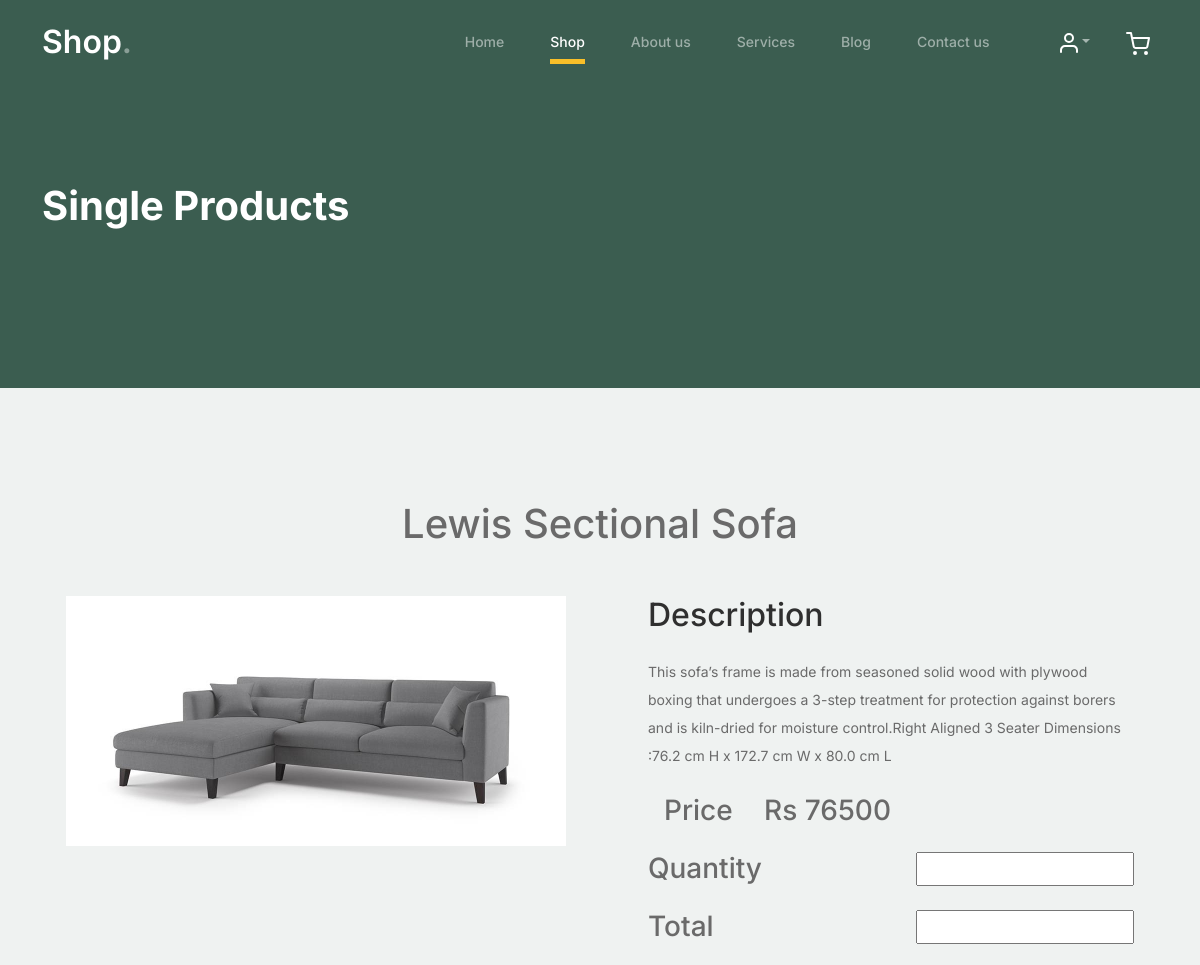
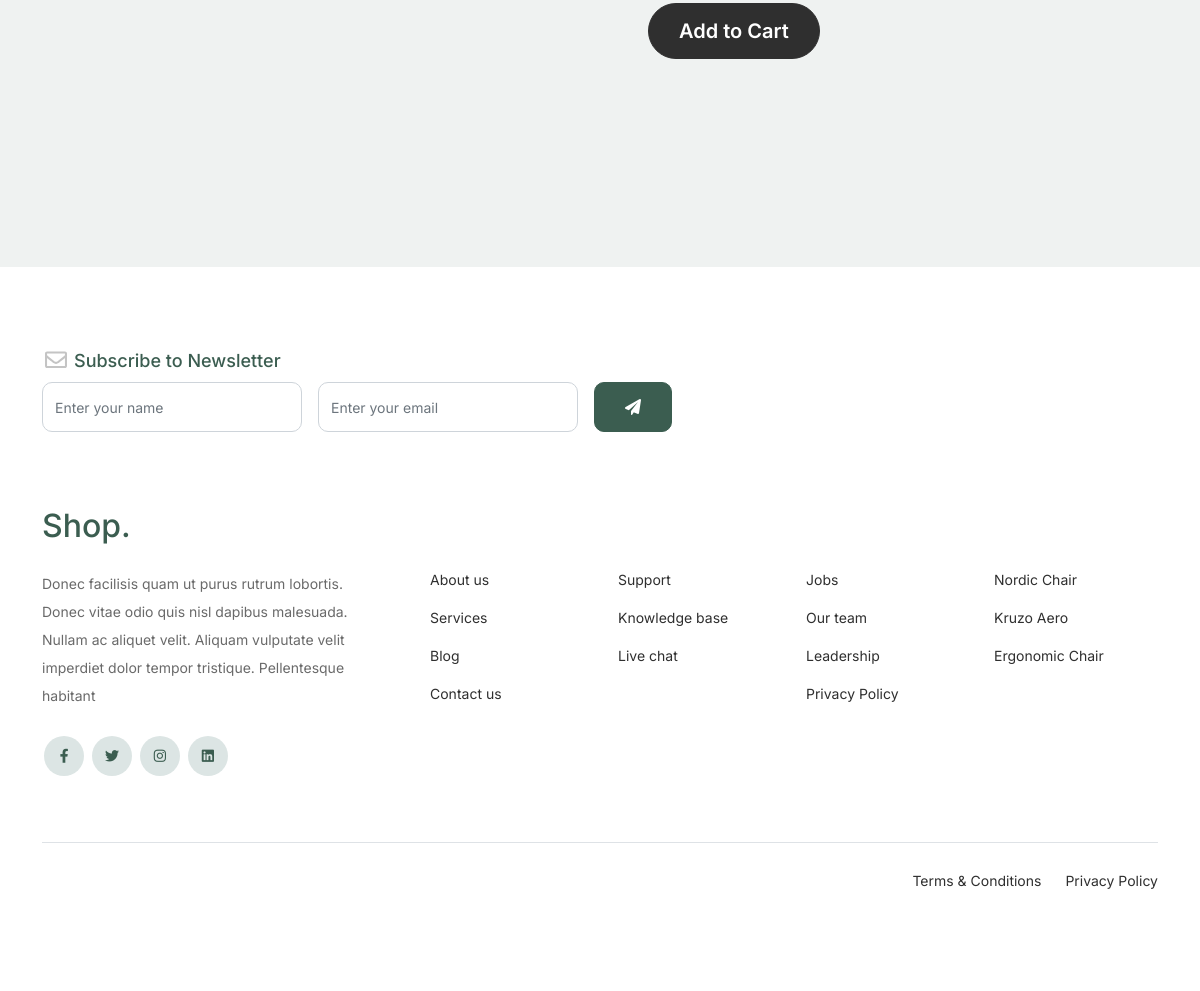
Page /single_product/1/ on the committed database (2 pictures, top to bottom).
### AdminApp/models.py (models this page shows)
class ProductDb(models.Model):
    product_name = models.CharField(max_length=100, unique=True)
    category_name = models.CharField(max_length=100, null=True, blank=True)
    sub_category_name = models.CharField(max_length=100, null=True, blank=True)
    Description = models.CharField(max_length=100, null=True, blank=True)
    price = models.IntegerField(null=True, blank=True)
    quantity = models.IntegerField(null=True, blank=True)
    product_image = models.ImageField(upload_to="Product Images", null=True, blank=True)

### WebApp/views.py (the view)
# urls.py: path('single_product/<int:pr_id>/', views.single_product, name="single_product"),
def single_product(request, pr_id):
    item = ProductDb.objects.get(id=pr_id)
    return render(request, "single_product.html", {'item': item})

### WebApp/templates/single_product.html (shortened to what this page needs)
<!doctype html>
{%load static %}
<html lang="en">
<head>
    <link href="{% static 'shopstyle/css/bootstrap.min.css' %}" rel="stylesheet">
    <link href="https://cdnjs.cloudflare.com/ajax/libs/font-awesome/6.0.0-beta3/css/all.min.css" rel="stylesheet">
    <link href="{% static 'shopstyle/css/tiny-slider.css' %}" rel="stylesheet">
    <link href="{% static 'shopstyle/css/style.css' %}" rel="stylesheet">
</head>
<body>
<nav class="custom-navbar navbar navbar navbar-expand-md navbar-dark bg-dark" arial-label="Furni navigation bar">
    <div class="container">
        <a class="navbar-brand" href="index.html">Shop<span>.</span></a>
        <div class="collapse navbar-collapse" id="navbarsFurni">
            <ul class="custom-navbar-nav navbar-nav ms-auto mb-2 mb-md-0">
                <li class="nav-item ">
                    <a class="nav-link" href="{% url 'home' %}">Home</a>
                </li>
                <li class="active"><a class="nav-link" href="{% url 'shop' %}">Shop</a></li>
                <li><a class="nav-link" href="{% url 'about' %}">About us</a></li>
                <li><a class="nav-link" href="services.html">Services</a></li>
                <li><a class="nav-link" href="blog.html">Blog</a></li>
                <li><a class="nav-link" href="contact.html">Contact us</a></li>
            </ul>
            <ul class="custom-navbar-cta navbar-nav mb-2 mb-md-0 ms-5">
                <li class="nav-item dropdown">
                    <a class="nav-link dropdown-toggle" data-bs-toggle="dropdown" href="#" role="button"
                       aria-expanded="false"><img src="{% static 'shopstyle/images/user.svg' %}"></a>
                </li>
                <li><a class="nav-link" href="{% url 'cart_page' %}"><img
                        src="{% static 'shopstyle/images/cart.svg' %}"></a></li>
            </ul>
        </div>
    </div>
</nav>
<div class="hero">
    <div class="container">
        <div class="row justify-content-between">
            <div class="col-lg-5">
                <div class="intro-excerpt">
                    <h1>Single Products</h1>
                </div>
            </div>
            <div class="col-lg-7">
            </div>
        </div>
    </div>
</div>
<div class="untree_co-section product-section before-footer-section">
    <div class="container">
        <h1 class="text-center mb-5">{{item.product_name}} </h1>
        <div class="row">
            <div class="">
                <div class="container">
                    <div class="row justify-content-between">
                        <div class="col-lg-6 mb-5 mb-lg-0">
                            <div class="img-grid">
                                <div class=""><img src="{{item.product_image.url}}" style="width:500px;"
                                                   alt="Untree.co"></div>
                            </div>
                        </div>
                        <div class="col-lg-6 ps-lg-5">
                            <form method="post" action="{% url 'save_cart' %}">
                                <h2 class="section-title mb-4">Description</h2>
                                <p class="mb-4">{{item.Description}}</p>
                                <div class="justify-content-between d-flex col-lg-6 ps-lg-3">
                                    <h3 class="mb-4">Price</h3>
                                    <h3>Rs {{item.price}}</h3>
                                </div>
                                <div class="justify-content-between d-flex ">
                                    <h3 class="mb-4">Quantity</h3>
                                    <input class="mb-4  text-center " id="quantity" name="quantity" type="number" min="0">
                                </div>
                                <div class="justify-content-between d-flex ">
                                    <h3 class="mb-4">Total</h3>
                                    <input class="mb-4  text-center" id="total" name="total" type="text">
                                </div>
                                <p><a href="" class="mt-4">
                                    <button type="submit" class="btn btn-lg">Add to Cart</button>
                                </a></p>
                            </form>
                        </div>
                    </div>
                </div>
            </div>
        </div>
    </div>
</div>
<footer class="footer-section">
    <div class="container relative">
        <div class="row">
            <div class="col-lg-8">
                <div class="subscription-form">
                    <h3 class="d-flex align-items-center"><span class="me-1"><img
                            src="{% static 'shopstyle/images/envelope-outline.svg' %}" alt="Image"
                            class="img-fluid"></span><span>Subscribe to Newsletter</span></h3>
                    <form action="#" class="row g-3">
                        <div class="col-auto">
                            <input type="text" class="form-control" placeholder="Enter your name">
                        </div>
                        <div class="col-auto">
                            <input type="email" class="form-control" placeholder="Enter your email">
                        </div>
                        <div class="col-auto">
                            <button class="btn btn-primary">
                                <span class="fa fa-paper-plane"></span>
                            </button>
                        </div>
                    </form>
                </div>
            </div>
        </div>
        <div class="row g-5 mb-5">
            <div class="col-lg-4">
                <div class="mb-4 footer-logo-wrap"><a href="#" class="footer-logo">Shop<span>.</span></a></div>
                <p class="mb-4">Donec facilisis quam ut purus rutrum lobortis. Donec vitae odio quis nisl dapibus
                    malesuada. Nullam ac aliquet velit. Aliquam vulputate velit imperdiet dolor tempor tristique.
                    Pellentesque habitant</p>
                <ul class="list-unstyled custom-social">
                    <li><a href="#"><span class="fa fa-brands fa-facebook-f"></span></a></li>
                    <li><a href="#"><span class="fa fa-brands fa-twitter"></span></a></li>
                    <li><a href="#"><span class="fa fa-brands fa-instagram"></span></a></li>
                    <li><a href="#"><span class="fa fa-brands fa-linkedin"></span></a></li>
                </ul>
            </div>
            <div class="col-lg-8">
                <div class="row links-wrap">
                    <div class="col-6 col-sm-6 col-md-3">
                        <ul class="list-unstyled">
                            <li><a href="#">About us</a></li>
                            <li><a href="#">Services</a></li>
                            <li><a href="#">Blog</a></li>
                            <li><a href="#">Contact us</a></li>
                        </ul>
                    </div>
                    <div class="col-6 col-sm-6 col-md-3">
                        <ul class="list-unstyled">
                            <li><a href="#">Support</a></li>
                            <li><a href="#">Knowledge base</a></li>
                            <li><a href="#">Live chat</a></li>
                        </ul>
                    </div>
                    <div class="col-6 col-sm-6 col-md-3">
                        <ul class="list-unstyled">
                            <li><a href="#">Jobs</a></li>
                            <li><a href="#">Our team</a></li>
                            <li><a href="#">Leadership</a></li>
                            <li><a href="#">Privacy Policy</a></li>
                        </ul>
                    </div>
                    <div class="col-6 col-sm-6 col-md-3">
                        <ul class="list-unstyled">
                            <li><a href="#">Nordic Chair</a></li>
                            <li><a href="#">Kruzo Aero</a></li>
                            <li><a href="#">Ergonomic Chair</a></li>
                        </ul>
                    </div>
                </div>
            </div>
        </div>
        <div class="border-top copyright">
            <div class="row pt-4">
                <div class="col-lg-6">
                </div>
                <div class="col-lg-6 text-center text-lg-end">
                    <ul class="list-unstyled d-inline-flex ms-auto">
                        <li class="me-4"><a href="#">Terms &amp; Conditions</a></li>
                        <li><a href="#">Privacy Policy</a></li>
                    </ul>
                </div>
            </div>
        </div>
    </div>
</footer>
</body>
</html>

### WebApp/static/shopstyle/css/style.css (style rules this page uses)
body { overflow-x: hidden; position: relative; }
body { font-family: "Inter", sans-serif; font-weight: 400; line-height: 28px; color: #6a6a6a; font-size: 14px; background-color: #eff2f1; }
a { text-decoration: none; -webkit-transition: .3s all ease; -o-transition: .3s all ease; transition: .3s all ease; color: #2f2f2f; text-decoration: underline; }
.custom-navbar { background: #3b5d50 !important; padding-top: 20px; padding-bottom: 20px; }
.custom-navbar .navbar-brand { font-size: 32px; font-weight: 600; }
.custom-navbar .navbar-brand > span { opacity: .4; }
@media (min-width: 992px) { .custom-navbar .custom-navbar-nav li { margin-left: 15px; margin-right: 15px; } }
.custom-navbar .custom-navbar-nav li a { font-weight: 500; color: #ffffff !important; opacity: .5; -webkit-transition: .3s all ease; -o-transition: .3s all ease; transition: .3s all ease; position: relative; }
@media (min-width: 768px) { .custom-navbar .custom-navbar-nav li a:before { content: ""; position: absolute; bottom: 0; left: 8px; right: 8px; background: #f9bf29; height: 5px; opacity: 1; visibility: visible; width: 0; -webkit-transition: .15s all ease-out; -o-transition: .15s all ease-out; transition: .15s all ease-out; } }
.custom-navbar .custom-navbar-nav li.active a { opacity: 1; }
.custom-navbar .custom-navbar-nav li.active a:before { width: calc(100% - 16px); }
.custom-navbar .custom-navbar-cta { margin-left: 0 !important; -webkit-box-orient: horizontal; -webkit-box-direction: normal; -ms-flex-direction: row; flex-direction: row; }
@media (min-width: 768px) { .custom-navbar .custom-navbar-cta { margin-left: 40px !important; } }
.custom-navbar .custom-navbar-cta li { margin-left: 0px; margin-right: 0px; }
.custom-navbar .custom-navbar-cta li:first-child { margin-right: 20px; }
.hero { background: #3b5d50; padding: calc(4rem - 30px) 0 0rem 0; }
@media (min-width: 768px) { .hero { padding: calc(4rem - 30px) 0 4rem 0; } }
@media (min-width: 992px) { .hero { padding: calc(8rem - 30px) 0 8rem 0; } }
.hero .intro-excerpt { position: relative; z-index: 4; }
@media (min-width: 992px) { .hero .intro-excerpt { max-width: 450px; } }
.hero h1 { font-weight: 700; color: #ffffff; margin-bottom: 30px; }
.btn { font-weight: 600; padding: 12px 30px; border-radius: 30px; color: #ffffff; background: #2f2f2f; border-color: #2f2f2f; }
.btn.btn-primary { background: #3b5d50; border-color: #3b5d50; }
.section-title { color: #2f2f2f; }
.product-section { padding: 7rem 0; }
.before-footer-section { padding: 7rem 0 12rem 0 !important; }
.footer-section { padding: 80px 0; background: #ffffff; }
.footer-section .relative { position: relative; }
.footer-section a { text-decoration: none; color: #2f2f2f; -webkit-transition: .3s all ease; -o-transition: .3s all ease; transition: .3s all ease; }
.footer-section .subscription-form { margin-bottom: 40px; position: relative; z-index: 2; margin-top: 100px; }
@media (min-width: 992px) { .footer-section .subscription-form { margin-top: 0px; margin-bottom: 80px; } }
.footer-section .subscription-form h3 { font-size: 18px; font-weight: 500; color: #3b5d50; }
.footer-section .subscription-form .form-control { height: 50px; border-radius: 10px; font-family: "Inter", sans-serif; }
.footer-section .subscription-form .btn { border-radius: 10px !important; }
.footer-section .links-wrap { margin-top: 0px; }
@media (min-width: 992px) { .footer-section .links-wrap { margin-top: 54px; } }
.footer-section .links-wrap ul li { margin-bottom: 10px; }
.footer-section .footer-logo-wrap .footer-logo { font-size: 32px; font-weight: 500; text-decoration: none; color: #3b5d50; }
.footer-section .custom-social li { margin: 2px; display: inline-block; }
.footer-section .custom-social li a { width: 40px; height: 40px; text-align: center; line-height: 40px; display: inline-block; background: #dce5e4; color: #3b5d50; border-radius: 50%; }
.footer-section .border-top { border-color: #dce5e4; }
.footer-section .border-top.copyright { font-size: 14px !important; }
.untree_co-section { padding: 7rem 0; }
.form-control { height: 50px; border-radius: 10px; font-family: "Inter", sans-serif; }

### rows in the picture
ProductDb: product_name "Lewis Sectional Sofa", product_image (picture), Description "This sofa’s frame is made from seasoned solid wood with plywood boxing that undergoes a 3-step treatment for protection against borers and is kiln-dried for moisture control.Right Aligned 3 Seater Dimensions :76.2 cm H x 172.7 cm W x 80.0 cm L", price "76500"
